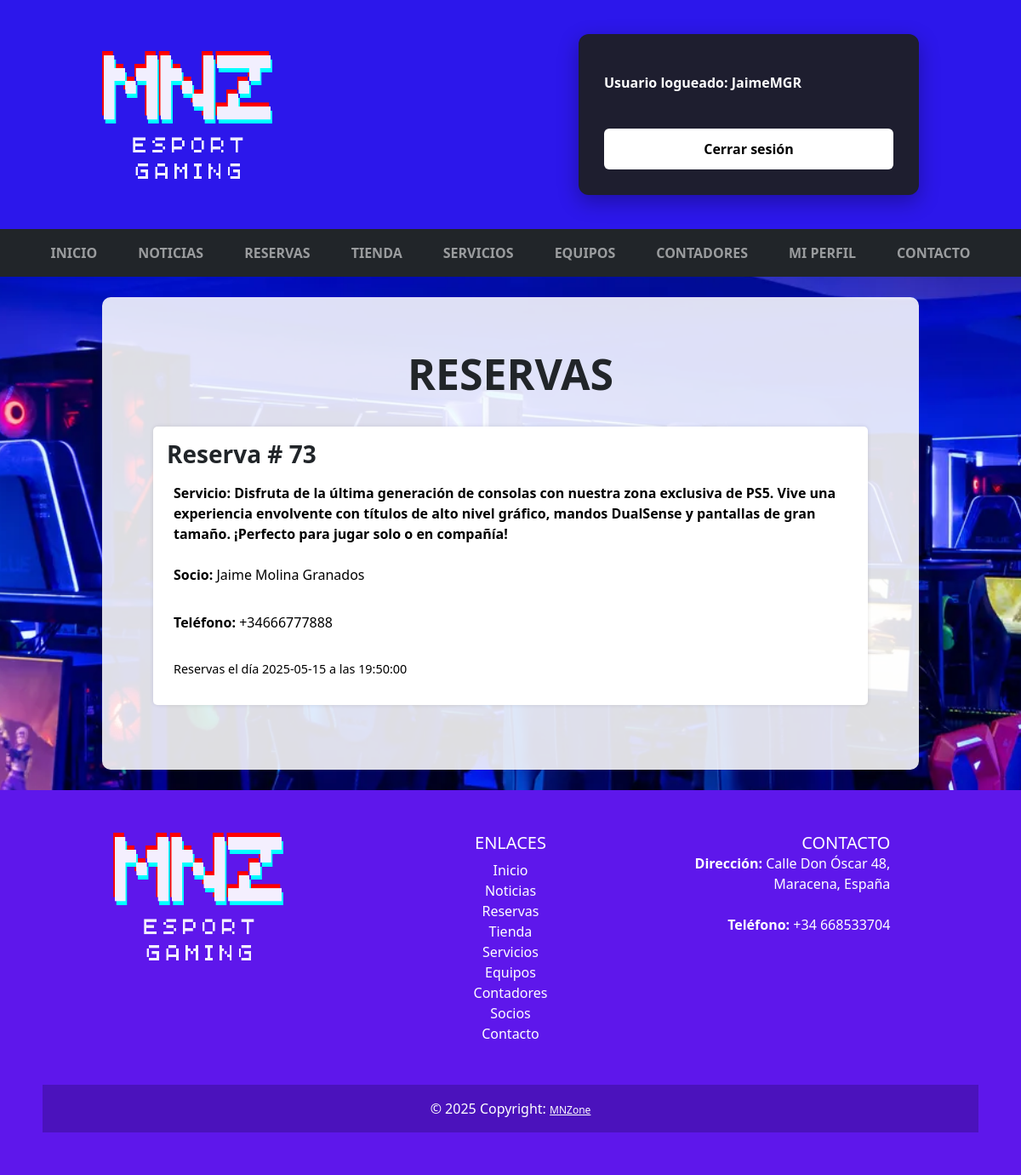
Screenshot of /php/reservas/buscarcita.php (signed in) with the database file from the repository.
### tables this page shows
CREATE TABLE `reservas` (
  `id_reserva` int(11) NOT NULL,
  `codigo_socio` int(11) DEFAULT NULL,
  `codigo_servicio` int(11) DEFAULT NULL,
  `fecha` date DEFAULT NULL,
  `hora` time DEFAULT NULL,
  `estado` tinyint(1) NOT NULL
);

CREATE TABLE `servicio` (
  `codigo_servicio` int(11) NOT NULL,
  `nombre` varchar(255) NOT NULL,
  `descripcion` text DEFAULT NULL,
  `imagen` varchar(255) DEFAULT NULL
);

CREATE TABLE `socio` (
  `id_socio` int(11) NOT NULL,
  `nombre` varchar(100) NOT NULL,
  `edad` int(11) DEFAULT NULL,
  `contrasena` varchar(255) NOT NULL,
  `usuario` varchar(50) NOT NULL,
  `telefono` varchar(15) DEFAULT NULL,
  `foto` varchar(255) DEFAULT NULL,
  `tipo` enum('socio','admin') NOT NULL DEFAULT 'socio'
);

### php/reservas/buscarcita.php (the view, shortened to what this page needs)
<?php
include '../esencial/conexion.php';
?>
<!DOCTYPE html>
<html lang="es">
<head>
    <link rel="stylesheet" href="../../css/styles.css">
    <link rel="stylesheet" href="https://cdn.jsdelivr.net/npm/bootstrap@5.3.3/dist/css/bootstrap.min.css">
</head>
<body>
    <?php include '../esencial/header.php' ?>
    <?php
    $nombre = $_SESSION["nombre"];
    if (isset($_SESSION["nombre"]) && $pagina_actual == "buscarreserva.php" && $_SESSION["tipo"] == "admin") {
        $busqueda = $_POST['busqueda'];
        $query = "SELECT c.id_reserva, s.nombre, s.telefono, ss.descripcion, c.fecha, c.hora
FROM reservas c
INNER JOIN socio s ON c.codigo_socio = s.id_socio
INNER JOIN servicio ss ON c.codigo_servicio = ss.codigo_servicio
WHERE s.nombre LIKE '%$busqueda%' OR ss.descripcion LIKE '%$busqueda%' OR c.fecha LIKE '%$busqueda%' ORDER BY `c`.`id_reserva` ASC";
    } else {
        $query = "SELECT c.id_reserva, s.nombre, s.telefono, ss.descripcion, c.fecha, c.hora
    FROM reservas c
    INNER JOIN socio s ON c.codigo_socio = s.id_socio
    INNER JOIN servicio ss ON c.codigo_servicio = ss.codigo_servicio
    WHERE s.usuario = '$nombre' ORDER BY `c`.`id_reserva` ASC";
    };
    $stmt = $conexion->prepare($query);
    $stmt->execute();
    $stmt->bind_result($codigo_reserva, $nombre, $telefono, $descripcion, $fecha, $hora);
    ?>
    <main>
        <h1 style="font-weight: bold;">Reservas</h1>
        <div class="socio-container">
            <?php
            while ($stmt->fetch()) {
                echo "<div class='reserva-item'>";
                echo "<div class='reserva-content'>";
                echo "<h3 class='reserva-title'>Reserva # $codigo_reserva </h3>";
                echo "<p class='reserva-title'><strong>Servicio:</strong>  $descripcion </p>";
                echo "<p><strong>Socio:</strong>  $nombre </p>";
                echo "<p><strong>Teléfono:</strong> $telefono</p>";
                echo "<p class='reserva-timetable'> Reservas el día  $fecha a las $hora </p>";
                echo "</div>";
                echo "</div>";
            }
            ?>
        </div>
    </main>
</body>
<?php include '../esencial/footer.php';
exit();
?>

### css/styles.css (style rules this page uses)
* { margin: 0; padding: 0; box-sizing: border-box; font-family: system-ui, -apple-system, BlinkMacSystemFont, 'Segoe UI', Roboto, Oxygen, Ubuntu, Cantarell, 'Open Sans', 'Helvetica Neue', sans-serif }
body { background-image: url(../imagenes/fondo.webp); background-size: cover; background-position: center; background-repeat: no-repeat; background-position: center; line-height: 1.6; }
main { background-color: #ffffffde; width: 80%; padding: 5% 5% 5% 5%; border-radius: 10px; padding-bottom: auto; justify-self: center; }
main p { font-size: 1rem; padding: 0.5rem; color: black; border: 0; border-radius: 4px; margin-bottom: 1rem; }
main h1 { text-transform: uppercase; font-weight: bold; font-size: 50px; margin-bottom: 1rem; font-weight: bold; text-align: center; }
p { font-size: 1rem; padding: 0.5rem; color: #155724; border: 1px solid #c3e6cb; border-radius: 4px; margin-bottom: 1rem; }
.socio-container { display: flex; flex-wrap: wrap; gap: 1rem; justify-content: center; margin-top: 2rem; }

### php/reservas/buscarcita.php (style rules this page uses)
.reserva-item { background: #fff; border-radius: 5px; padding: 1rem; margin-bottom: 1rem; box-shadow: 0 0 5px rgba(0, 0, 0, 0.1); }
.reserva-title { font-weight: bold; margin-bottom: 0.5rem; }
.reserva-timetable { font-size: 0.9rem; margin-bottom: 0.5rem; }
.reserva-content { display: flex; flex-direction: column; }

### rows the page displays
reservas: id_reserva "73", codigo_servicio.descripcion "Disfruta de la última generación de consolas con nuestra zona exclusiva de PS5. Vive una experiencia envolvente con títulos de alto nivel gráfico, mandos DualSense y pantallas de gran tamaño. ¡Perfecto para jugar solo o en compañía!", codigo_socio.nombre "Jaime Molina Granados", codigo_socio.telefono "+34666777888", fecha "2025-05-15", hora "19:50:00"

### other values shown
$nombre_usuario "JaimeMGR"
